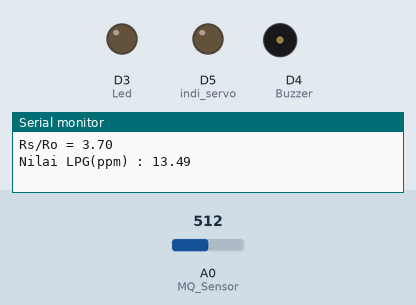
A sketch run on a simulated ESP8266 (NodeMCU). Shown: output pins drawn as LEDs (lit = HIGH), buzzer (waves = sounding, pin HIGH), the last lines printed to the serial monitor. The inputs (shaded band) are chosen by the test bench; at power-on: A0 (MQ_Sensor) = 512. WiFi joins after 1.5 s; servers stay silent unless stated.

Above: at 3.0 s.
3.1 s: A0 (MQ_Sensor) set to 764
5.1 s: A0 (MQ_Sensor) set to 798
At 6.9 s:
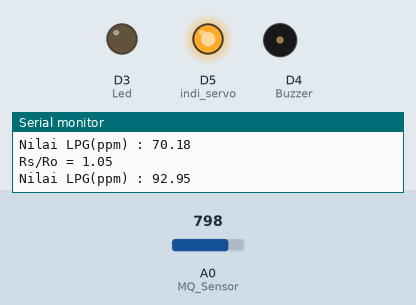
9.3 s: A0 (MQ_Sensor) set to 716
At 10.5 s:
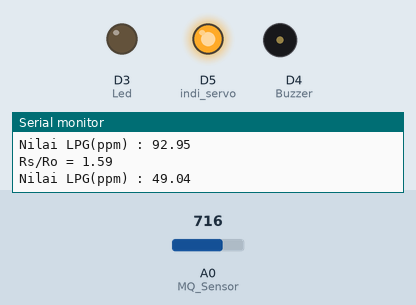
11.3 s: A0 (MQ_Sensor) set to 900
At 12.9 s:
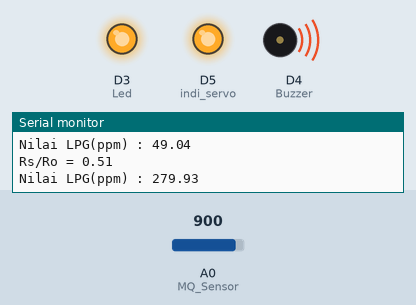
Timing chart, 0 to 14.4 s (numbered marks = the images above; inputs shaded):
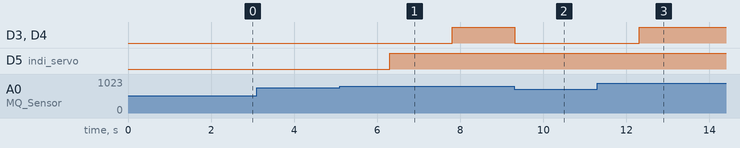

The sketch:

aaaa.ino
```cpp
#define BLYNK_PRINT Serial    // Comment this out to disable prints and save space
#include <ESP8266WiFi.h>
#include <BlynkSimpleEsp8266.h>

double RL = 10;
double Ro = 2.7;
#define MQ_Sensor A0
#define Led D3
#define Buzzer D4
#define indi_servo D5
#define VPIN_button V0

float VRL;
float Rs;
float Ratio;
float ppm;

int buttonState = LOW;
int pushbutton = HIGH;

// You should get Auth Token in the Blynk App.
// Go to the Project Settings (nut icon).
char auth[] = "HP9_wHTwCdF3rls9mo4Nm-qGO2hO-vis";

// Your WiFi credentials.
// Set password to "" for open networks.
char ssid[] = "iPhone";
char pass[] = "12345678";

BLYNK_CONNECTED() {

  // Request the latest state from the server

  Blynk.syncVirtual(VPIN_button);

  // Alternatively, you could override server state using:
 // Blynk.virtualWrite(VPIN_button, pushbutton);

}

BLYNK_WRITE(VPIN_button) {
  buttonState = param.asInt();
  digitalWrite(indi_servo, buttonState);
}

void mqq2(){

  VRL = analogRead(MQ_Sensor)*(5.00/1024);
  Rs = ((5.00/VRL)-1)*RL;
  Ratio = Rs/Ro;
  ppm = 100 * pow(Ratio, -1.53);
  Serial.print("Rs/Ro = ");
  Serial.println(Ratio);
  Serial.print("Nilai LPG(ppm) : ");
  Serial.println(ppm);

  if(ppm > 80.00){
    digitalWrite(Led, HIGH);
    digitalWrite(Buzzer, HIGH);
    Blynk.virtualWrite(V1, 255);
    Blynk.notify("GAS BOCOR !! ");
    // Update Button Widget
        if (digitalRead(indi_servo) == LOW) {
    // pushButton2State is used to avoid sequential toggles
          if (pushbutton != LOW) {

            // Toggle Relay state
            buttonState = !buttonState;
            digitalWrite(indi_servo, buttonState);
            digitalWrite(Led, LOW);
            digitalWrite(Buzzer, LOW);

            // Update Button Widget
            Blynk.virtualWrite(VPIN_button, buttonState);
          }
          pushbutton = LOW;
        }else{
          pushbutton = HIGH;
        }
        delay(1000);
        Blynk.virtualWrite(V1, 0);
  }else{
    digitalWrite(Led, LOW);
    digitalWrite(Buzzer, LOW);
    Blynk.virtualWrite(V2, 255);
    delay(1000);
    Blynk.virtualWrite(V2, 0);
  }

}

void setup(){
//Set serial monitor pada baut 9600
  Blynk.begin(auth, ssid, pass);
  Blynk.config(auth);
  pinMode(Led, OUTPUT);
  pinMode(Buzzer, OUTPUT);

  pinMode(indi_servo, OUTPUT);
  pinMode(pushbutton, INPUT_PULLUP);
  digitalWrite(indi_servo, buttonState);
  Serial.begin(9600);
}

void loop(){
  mqq2();
  Blynk.run();
  delay(500);
}
```

Measured:
- the behaviour switches between 780 and 781 on A0 (MQ_Sensor) (found by bisection; images 0 and 1)
- after the input at 5.1 s, D3 (Led), D4 (Buzzer): LOW → HIGH after 2.7 s; D5 (indi_servo): LOW → HIGH after 1.2 s
- after the input at 9.3 s, D3 (Led), D4 (Buzzer): HIGH → LOW at once
- after the input at 11.3 s, D3 (Led), D4 (Buzzer): LOW → HIGH after 1.0 s
